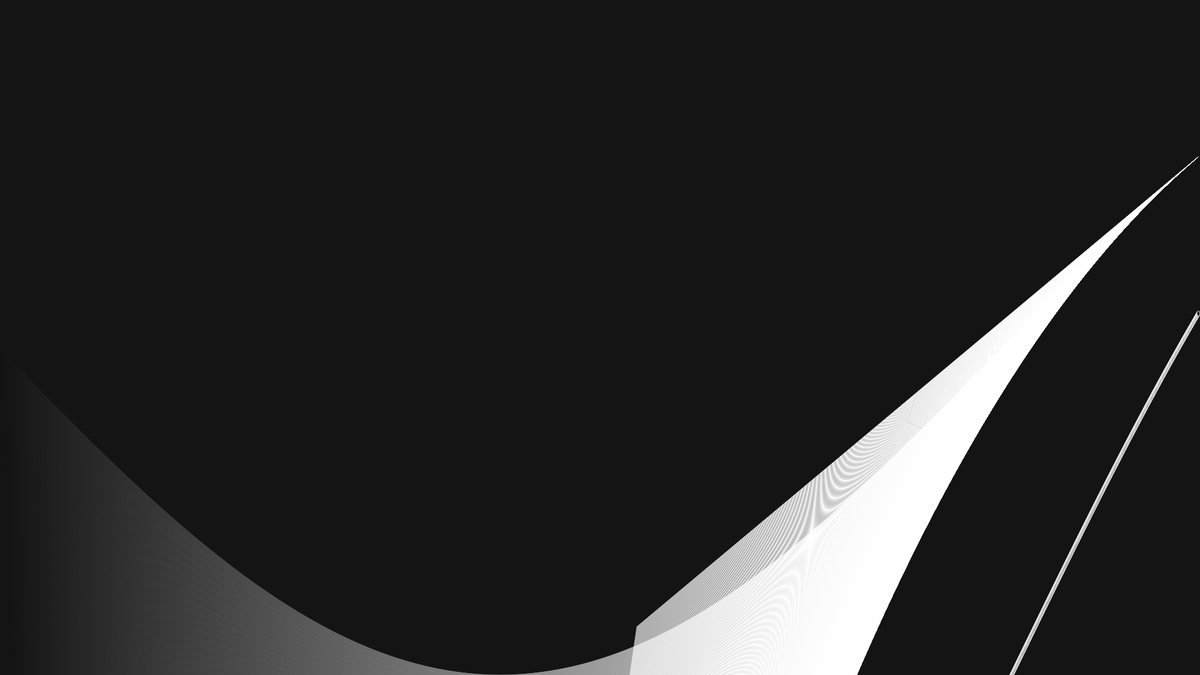
Frame 1 (no input)
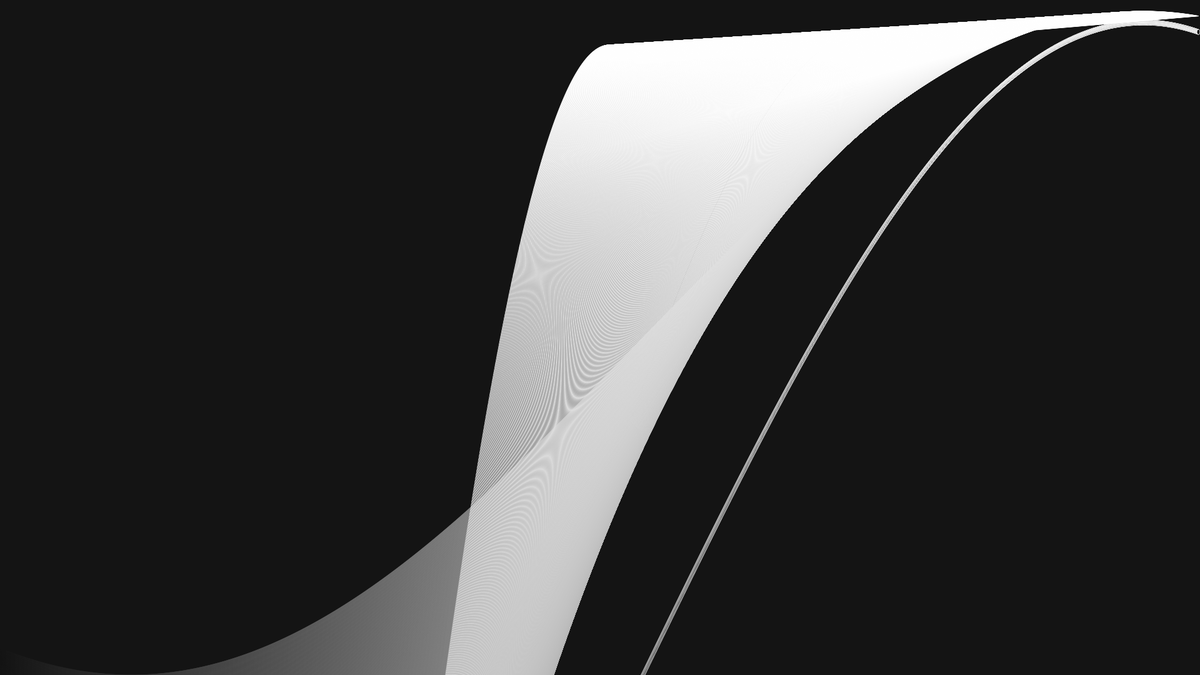
Frame 60 (no input)
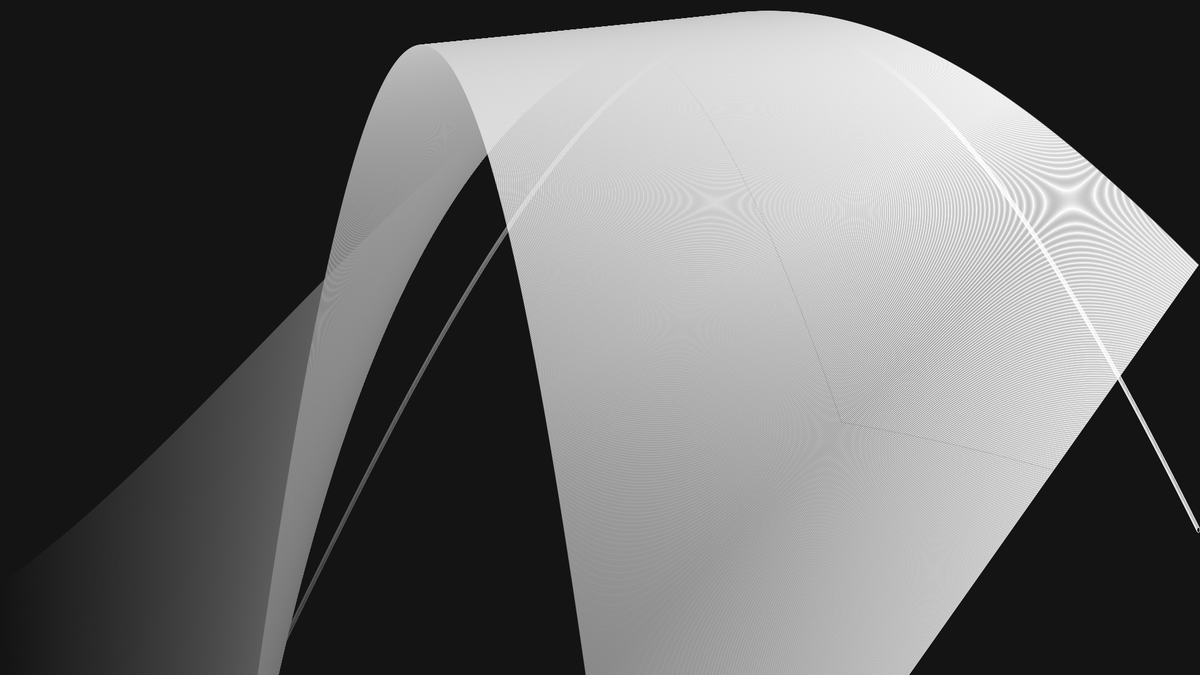
Frame 120 (the mouse pressed at the canvas centre since frame 60)

The p5.js sketch that drew these frames (run headless with seeded random() and noise() and a simulated clock; from frame 60 on, the mouse is pressed at the canvas centre):

// p5.js sketch
// ── sketch.js
function setup() {
    createCanvas(1920, 1080);
  // the american angle mode? (fuck the brits)
    angleMode (DEGREES)
    colorMode(RGB)
    background(0,0,0)
    
  }
  
  function draw() {
    background(20);
  
    let stepSize=1;
    for (let i=stepSize/2; i<width-2; i+=stepSize/2)
    
    {
       let hue= map (i, stepSize/20, width, 20,300,100)
      fill (0,0,0)
      
      let y= map(sin (i/9 + 10* frameCount/9), -1, 1, height/30, 2*height)
     
    //stroke (128,128,128)
      //strokeWeight (2)
    ellipse (i, y, stepSize*5, stepSize*8)
    stroke (hue,hue,hue)
    line (i,y/2, (i/2+60) *stepSize ,y*2) 
  }

  
  }

function windowResized (){
  // resizeCanvas(windowWidth, windowHeight)
}


// ── style.css
body {
    margin: 0;
}

@font-face{
    font-family:'stereon';
    src:url(sterion.ttf);
}

canvas {
    position:fixed;
    left: 0;
    top: 0;
    z-index:-1;
    width: 100% !important;
    height: 100% !important;
    object-fit: cover;
}

h1{
    font-family:'stereon';
    font-size: 50px;
    text-align: CENTER;
    color:rgb(50, 191, 50); 
    font-variant: small-caps;  
    border: 2px solid; 
}

p{
    font-family:"stereon";
    font-size: 20px;
    text-align: center;
    color:blueviolet
}


h3{
    text-align:center;
    
}
